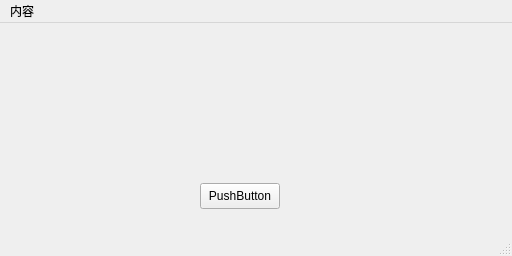
<?xml version="1.0" encoding="UTF-8"?>
<ui version="4.0">
 <class>MainWindow</class>
 <widget class="QMainWindow" name="MainWindow">
  <property name="geometry">
   <rect>
    <x>0</x>
    <y>0</y>
    <width>512</width>
    <height>256</height>
   </rect>
  </property>
  <property name="windowTitle">
   <string>MainWindow</string>
  </property>
  <widget class="QWidget" name="centralwidget">
   <widget class="QPushButton" name="pushButton">
    <property name="geometry">
     <rect>
      <x>200</x>
      <y>160</y>
      <width>80</width>
      <height>26</height>
     </rect>
    </property>
    <property name="text">
     <string>PushButton</string>
    </property>
   </widget>
  </widget>
  <widget class="QMenuBar" name="menubar">
   <property name="geometry">
    <rect>
     <x>0</x>
     <y>0</y>
     <width>512</width>
     <height>23</height>
    </rect>
   </property>
   <widget class="QMenu" name="menu">
    <property name="title">
     <string>内容</string>
    </property>
   </widget>
   <addaction name="menu"/>
  </widget>
  <widget class="QStatusBar" name="statusbar"/>
 </widget>
 <resources/>
 <connections/>
</ui>
